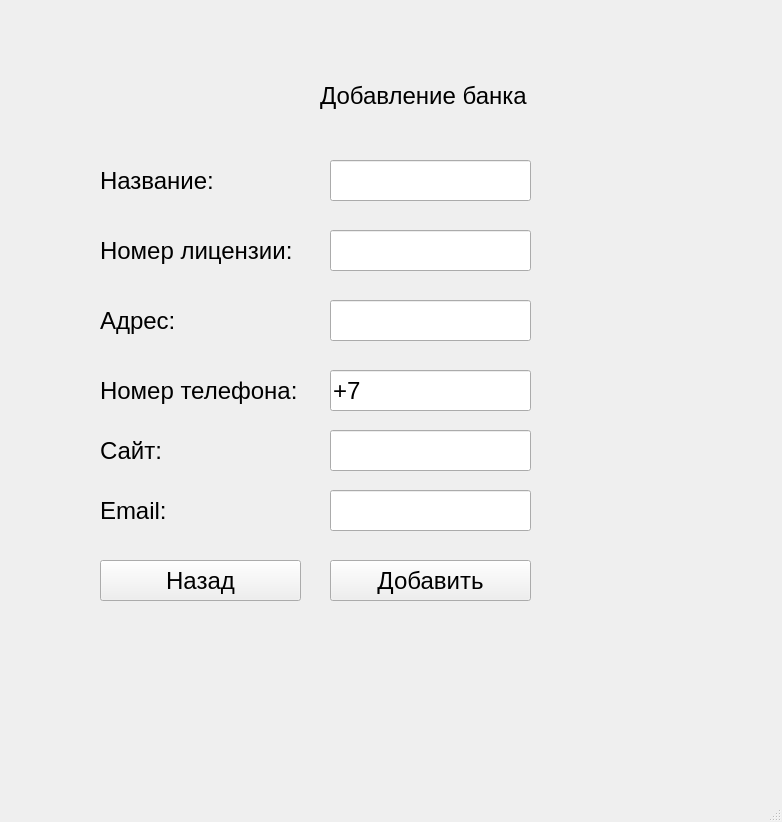
<?xml version="1.0" encoding="UTF-8"?>
<ui version="4.0">
 <class>AddBankWindow</class>
 <widget class="QMainWindow" name="AddBankWindow">
  <property name="geometry">
   <rect>
    <x>0</x>
    <y>0</y>
    <width>782</width>
    <height>822</height>
   </rect>
  </property>
  <property name="font">
   <font>
    <pointsize>18</pointsize>
   </font>
  </property>
  <property name="windowTitle">
   <string>BankProducts Application</string>
  </property>
  <widget class="QWidget" name="centralwidget">
   <widget class="QLabel" name="label">
    <property name="geometry">
     <rect>
      <x>320</x>
      <y>50</y>
      <width>211</width>
      <height>91</height>
     </rect>
    </property>
    <property name="text">
     <string>Добавление банка</string>
    </property>
   </widget>
   <widget class="QLabel" name="label_2">
    <property name="geometry">
     <rect>
      <x>100</x>
      <y>230</y>
      <width>211</width>
      <height>41</height>
     </rect>
    </property>
    <property name="text">
     <string>Номер лицензии:</string>
    </property>
   </widget>
   <widget class="QLabel" name="label_3">
    <property name="geometry">
     <rect>
      <x>100</x>
      <y>160</y>
      <width>131</width>
      <height>41</height>
     </rect>
    </property>
    <property name="text">
     <string>Название:</string>
    </property>
   </widget>
   <widget class="QPushButton" name="enter">
    <property name="geometry">
     <rect>
      <x>330</x>
      <y>560</y>
      <width>201</width>
      <height>41</height>
     </rect>
    </property>
    <property name="text">
     <string>Добавить</string>
    </property>
   </widget>
   <widget class="QLabel" name="label_4">
    <property name="geometry">
     <rect>
      <x>100</x>
      <y>300</y>
      <width>201</width>
      <height>41</height>
     </rect>
    </property>
    <property name="text">
     <string>Адрес:</string>
    </property>
   </widget>
   <widget class="QPushButton" name="back">
    <property name="geometry">
     <rect>
      <x>100</x>
      <y>560</y>
      <width>201</width>
      <height>41</height>
     </rect>
    </property>
    <property name="text">
     <string>Назад</string>
    </property>
   </widget>
   <widget class="QLabel" name="label_6">
    <property name="geometry">
     <rect>
      <x>100</x>
      <y>430</y>
      <width>231</width>
      <height>41</height>
     </rect>
    </property>
    <property name="text">
     <string>Сайт:</string>
    </property>
   </widget>
   <widget class="QLabel" name="label_7">
    <property name="geometry">
     <rect>
      <x>100</x>
      <y>490</y>
      <width>191</width>
      <height>41</height>
     </rect>
    </property>
    <property name="text">
     <string>Email:</string>
    </property>
   </widget>
   <widget class="QLabel" name="label_8">
    <property name="geometry">
     <rect>
      <x>100</x>
      <y>370</y>
      <width>221</width>
      <height>41</height>
     </rect>
    </property>
    <property name="text">
     <string>Номер телефона:</string>
    </property>
   </widget>
   <widget class="QLineEdit" name="licEdit">
    <property name="geometry">
     <rect>
      <x>330</x>
      <y>230</y>
      <width>201</width>
      <height>41</height>
     </rect>
    </property>
    <property name="inputMask">
     <string>0000000000</string>
    </property>
    <property name="text">
     <string/>
    </property>
    <property name="maxLength">
     <number>10</number>
    </property>
    <property name="echoMode">
     <enum>QLineEdit::Normal</enum>
    </property>
   </widget>
   <widget class="QLineEdit" name="bankEdit">
    <property name="geometry">
     <rect>
      <x>330</x>
      <y>160</y>
      <width>201</width>
      <height>41</height>
     </rect>
    </property>
    <property name="text">
     <string/>
    </property>
    <property name="maxLength">
     <number>100</number>
    </property>
    <property name="echoMode">
     <enum>QLineEdit::Normal</enum>
    </property>
   </widget>
   <widget class="QLineEdit" name="addressEdit">
    <property name="geometry">
     <rect>
      <x>330</x>
      <y>300</y>
      <width>201</width>
      <height>41</height>
     </rect>
    </property>
    <property name="text">
     <string/>
    </property>
    <property name="maxLength">
     <number>100</number>
    </property>
    <property name="echoMode">
     <enum>QLineEdit::Normal</enum>
    </property>
   </widget>
   <widget class="QLineEdit" name="websiteEdit">
    <property name="geometry">
     <rect>
      <x>330</x>
      <y>430</y>
      <width>201</width>
      <height>41</height>
     </rect>
    </property>
    <property name="text">
     <string/>
    </property>
    <property name="maxLength">
     <number>100</number>
    </property>
    <property name="echoMode">
     <enum>QLineEdit::Normal</enum>
    </property>
   </widget>
   <widget class="QLineEdit" name="emailEdit">
    <property name="geometry">
     <rect>
      <x>330</x>
      <y>490</y>
      <width>201</width>
      <height>41</height>
     </rect>
    </property>
    <property name="text">
     <string/>
    </property>
    <property name="maxLength">
     <number>100</number>
    </property>
    <property name="echoMode">
     <enum>QLineEdit::Normal</enum>
    </property>
   </widget>
   <widget class="QLineEdit" name="phoneEdit">
    <property name="geometry">
     <rect>
      <x>330</x>
      <y>370</y>
      <width>201</width>
      <height>41</height>
     </rect>
    </property>
    <property name="inputMask">
     <string>+79999999999</string>
    </property>
    <property name="text">
     <string>+7</string>
    </property>
    <property name="maxLength">
     <number>12</number>
    </property>
    <property name="echoMode">
     <enum>QLineEdit::Normal</enum>
    </property>
    <property name="cursorPosition">
     <number>2</number>
    </property>
   </widget>
  </widget>
  <widget class="QMenuBar" name="menubar">
   <property name="geometry">
    <rect>
     <x>0</x>
     <y>0</y>
     <width>782</width>
     <height>33</height>
    </rect>
   </property>
  </widget>
  <widget class="QStatusBar" name="statusbar"/>
 </widget>
 <resources/>
 <connections/>
</ui>
